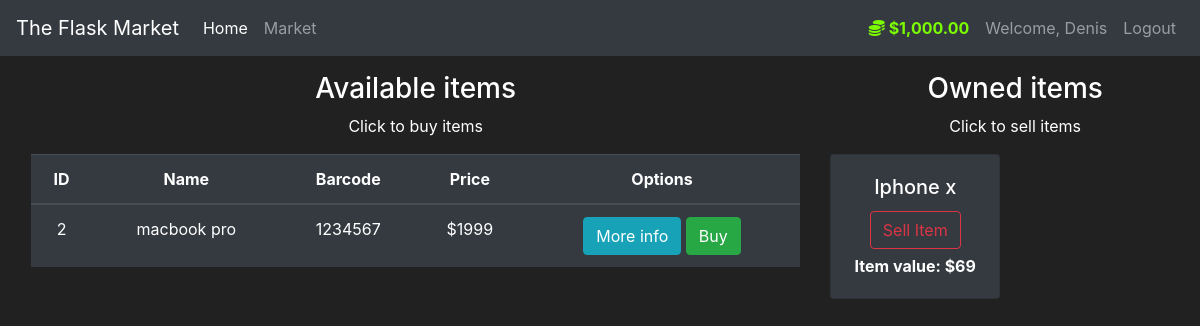
/market (signed in), run on an earlier commit of the app's database.
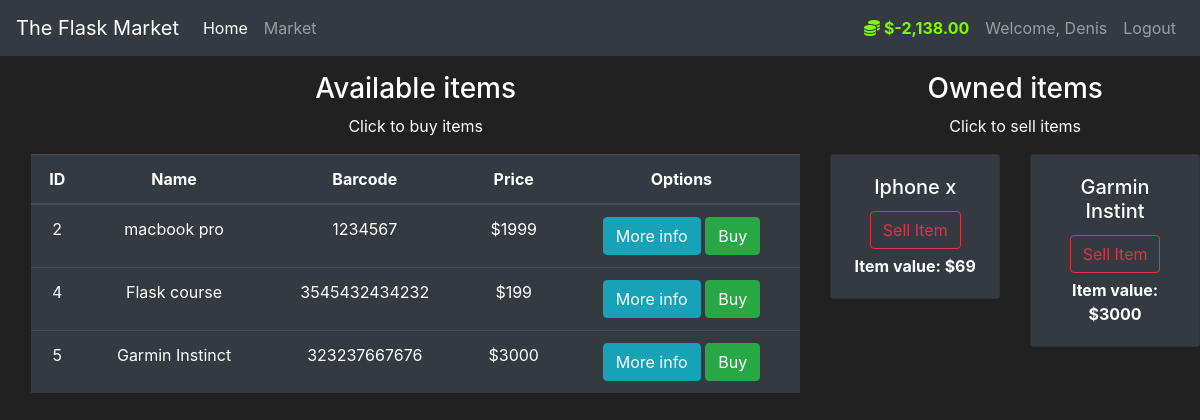
And on a later commit of the database.
### market/models.py (models this page shows, shortened)
class User(db.Model, UserMixin):
    id = db.Column(db.Integer(), primary_key=True)
    username = db.Column(db.String(30), nullable=False, unique=True)
    email = db.Column(db.String(40), nullable=False, unique=True)
    password_hash = db.Column(db.String(40), nullable=False, unique=True)
    budget = db.Column(db.Integer(), nullable=False, default=1000)
    items = db.relationship('Item', backref='owned_user', lazy=True)
    @property
    def prettier_budget(self):
        return "${:,.2f}".format(self.budget)
    @property
    def password(self):
        return self.password

class Item(db.Model):
    id = db.Column(db.Integer(), primary_key=True)
    name = db.Column(db.String(200), nullable=False, unique=True)
    price = db.Column(db.Integer(), nullable=False)
    barcode = db.Column(db.String(20), nullable=False, unique=True)
    description = db.Column(db.String(1024), nullable=False, unique=True)
    owner = db.Column(db.Integer(), db.ForeignKey('user.id'))

### market/routes.py (the view)
@app.route('/market', methods=['GET', 'POST'])
@login_required
def market():
    purchase_form = PurchaseItemForm()
    selling_form = SellItemForm()
    if request.method == 'POST':
        purchased_item = request.form.get('purchased_item')
        purchased_item_object = Item.query.filter_by(name=purchased_item).first()
        if purchased_item_object:
            if current_user.can_purchase(purchased_item_object):
                purchased_item_object.buy(current_user)
                flash(f"You have bought {purchased_item_object.name}!", category="success")
            else:
                flash(f"Unfortunately, you don't have enough money to buy {purchased_item_object.name}!",
                      category="danger")
        sold_item = request.form.get('sold_item')
        sold_item_object = Item.query.filter_by(name=sold_item).first()
        if sold_item_object:
            if current_user.can_sell(sold_item_object):
                sold_item_object.sell(current_user)
                flash(f"You have sold {sold_item_object.name}!", category="success")
            else:
                flash("Something went wrong, item was not sold!", category="danger")
        return redirect(url_for('market'))
    else:
        items = Item.query.filter_by(owner=None)
        owned_items = Item.query.filter_by(owner=current_user.id)
        return render_template('market.html', items=items,
                                purchase_form=purchase_form,
                                owned_items=owned_items,
                                selling_form=selling_form
                                )

### market/models.py (called while the page is built)
@login_manager.user_loader
def load_user(user_id):
    return User.query.get(int(user_id))

### market/templates/market.html (shortened to what this page needs)
{% extends 'base.html' %}
{% block body %}
    <div class="row mt-3 ml-3">
        <div class="col-8">
            <h3>Available items</h3>
            <p>Click to buy items</p>
            <table class="table table-hover table-dark">
                <thead>
                <tr>
                    <th scope="col">ID</th>
                    <th scope="col">Name</th>
                    <th scope="col">Barcode</th>
                    <th scope="col">Price</th>
                    <th scope="col">Options</th>
                </tr>
                </thead>
                <tbody>
                {% for item in items %}
                    <tr>
                        <td>{{ item.id }}</td>
                        <td>{{ item.name }}</td>
                        <td>{{ item.barcode }}</td>
                        <td>${{ item.price }}</td>
                        <td>
                            <button class="btn btn-outline btn-info" data-toggle="modal" data-target="#Modal-MoreInfo-{{ item.id }}">More info</button>
                            <button class="btn btn-outline btn-success" data-toggle="modal" data-target="#Modal-ConfirmBuy-{{ item.id }}">Buy</button>
                        </td>
                    </tr>
                {% endfor %}
                </tbody>
            </table>
        </div>
        <div class="col-4">
            <h3>Owned items</h3>
            <p>Click to sell items</p>
            <div class="row">
                {% for item in owned_items %}
                <div class="col-md-6">
                    <div style="margin-bottom: 5px" class="card text-center bg-dark">
                        <div class="card-body">
                            <h5 class="card-title">{{ item.name }}</h5>
                            <button type="button" class="btn btn-outline-danger" style="margin-bottom: 5px"
                                    data-toggle="modal" data-target="#Modal-ConfirmSell-{{ item.id }}">
                                Sell Item
                            </button>
                            <p class="card-text"><strong>Item value: ${{ item.price }}</strong></p>
                        </div>
                    </div>
                </div>
                {% endfor %}
            </div>
        </div>
    </div>
{% endblock %}

### market/templates/base.html (shortened to what this page needs)
<!doctype html>
<html lang="en">
<head>
    <link rel="stylesheet" href="https://cdn.jsdelivr.net/npm/bootstrap@4.5.3/dist/css/bootstrap.min.css"
>
    <link rel="stylesheet" href="{{ url_for('static', filename='style.css') }}">
</head>
<body class='text-center'>
<nav class="navbar navbar-expand-md navbar-dark bg-dark">
    <a class="navbar-brand" href="#">The Flask Market</a>
    <div class="collapse navbar-collapse" id="navbarNav">
        <ul class="navbar-nav mr-auto">
            <li class="nav-item active">
                <a class="nav-link" href="{{ url_for('hello') }}">Home <span class="sr-only">(current)</span></a>
            </li>
            <li class="nav-item">
                <a class="nav-link" href="{{ url_for('market') }}">Market</a>
            </li>
        </ul>
        {% if current_user.is_authenticated %}
            <ul class="navbar-nav">
                <li class="nav-item">
                    <a class="nav-link" style="color: lawngreen; font-weight: bold;">
                        <i class="fas fa-coins"></i>
                        {{ current_user.prettier_budget }}
                    </a>
                </li>
                <li class="nav-item">
                    <a class="nav-link">Welcome, {{ current_user.username.capitalize() }}</a>
                </li>
                <li class="nav-item">
                    <a class="nav-link" href="{{ url_for('logout') }}">Logout</a>
                </li>
            </ul>
        {% endif %}
    </div>
</nav>
{% block body %}
{% endblock %}
</body>
</html

### market/static/style.css (style rules this page uses)
body { background-color: #212121 !important; color: white !important; }

What changed in the data, as far as the page shows it:
changed User "Denis": prettier_budget "$1,000.00" → "$-2,138.00"
added Item: id "4", name "Flask course", barcode "3545432434232", price "199", shown under "Available items"
added Item: id "5", name "Garmin Instinct", barcode "323237667676", price "3000", shown under "Available items"
added Item: name "Garmin Instint", price "3000", shown under "Owned items"
